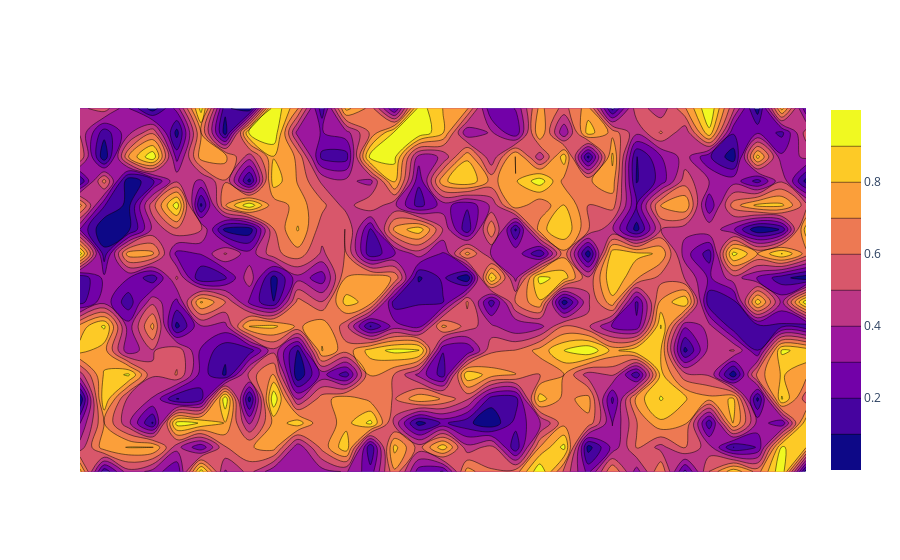

The notebook cell this image was saved under:
### Markdown cell above
# Basic Examples

### Code cell
from polymesh.grid import grid
from polymesh.topo.tr import Q4_to_T3
from dewloosh.plotly import plot_triangles_2d
import numpy as np
gridparams = {
    'size' : (1200, 600),
    'shape' : (30, 15),
    'eshape' : (2, 2),
    'origo' : (0, 0),
    'start' : 0
}
coordsQ4, topoQ4 = grid(**gridparams)
points, triangles = Q4_to_T3(coordsQ4, topoQ4, path='grid')
fig = plot_triangles_2d(points, np.random.rand(len(points)))
fig

### Figure 1 — Plotly figure (JSON) as saved in the notebook; plotly's stock layout.template omitted (floating-point values rounded to 4 significant figures; data arrays with more than 128 entries replaced by an {"elided": "..."} marker saying what was removed)
{"data": [{"type": "contour", "x": {"elided": "496 int values"}, "y": {"elided": "496 int values"}, "z": {"elided": "496 float values"}, "zmax": 0.9993, "zmin": 0.0007265}], "layout": {"paper_bgcolor": "white", "plot_bgcolor": "white", "xaxis": {"showticklabels": false}, "yaxis": {"scaleanchor": "x", "showticklabels": false}}}
